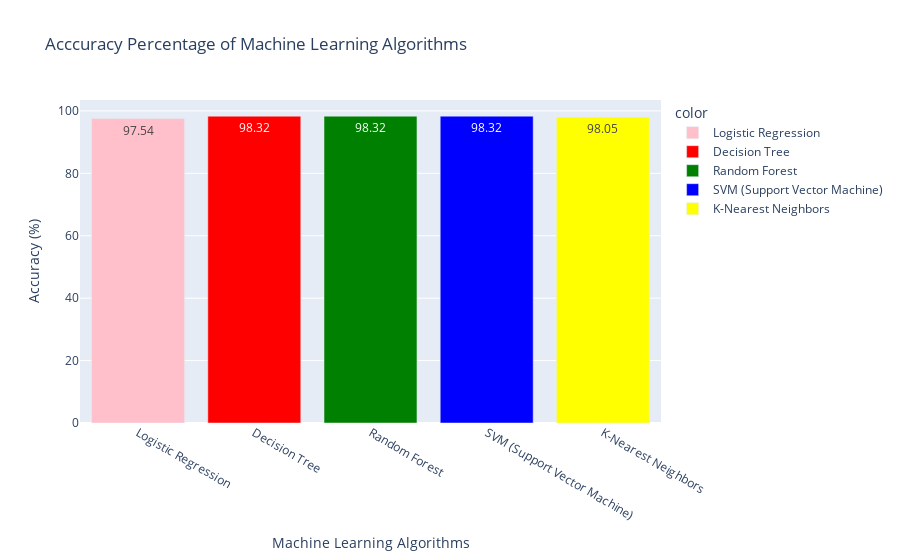

Notebook code for this chart:
### Markdown cell above
### Visualising accuracy of our ML Algorithms

### Code cell
# Visualisation of our ML algorithms

fig = px.bar(x = ['Logistic Regression','Decision Tree', 'Random Forest', 'SVM (Support Vector Machine)', 'K-Nearest Neighbors'],
             y = [97.54, 98.32, 98.32, 98.32, 98.05],
             text = [97.54, 98.32, 98.32, 98.32, 98.05],
             labels = {'x': 'Machine Learning Algorithms', 'y':'Accuracy (%)'},
             title = "Acccuracy Percentage of Machine Learning Algorithms",
             color = ['Logistic Regression','Decision Tree', 'Random Forest', 'SVM (Support Vector Machine)', 'K-Nearest Neighbors'],
            color_discrete_sequence=['pink', 'red', 'green', 'blue', 'yellow' ])
fig.show()

### Figure 1 — Plotly figure (JSON) as saved in the notebook; plotly's stock layout.template omitted (floating-point values rounded to 4 significant figures)
{"data": [{"alignmentgroup": "True", "hovertemplate": "color=Logistic Regression<br>Machine Learning Algorithms=%{x}<br>Accuracy (%)=%{y}<br>text=%{text}<extra></extra>", "legendgroup": "Logistic Regression", "marker": {"color": "pink", "pattern": {"shape": ""}}, "name": "Logistic Regression", "offsetgroup": "Logistic Regression", "orientation": "v", "showlegend": true, "text": [97.54], "textposition": "auto", "type": "bar", "x": ["Logistic Regression"], "xaxis": "x", "y": [97.54], "yaxis": "y"}, {"alignmentgroup": "True", "hovertemplate": "color=Decision Tree<br>Machine Learning Algorithms=%{x}<br>Accuracy (%)=%{y}<br>text=%{text}<extra></extra>", "legendgroup": "Decision Tree", "marker": {"color": "red", "pattern": {"shape": ""}}, "name": "Decision Tree", "offsetgroup": "Decision Tree", "orientation": "v", "showlegend": true, "text": [98.32], "textposition": "auto", "type": "bar", "x": ["Decision Tree"], "xaxis": "x", "y": [98.32], "yaxis": "y"}, {"alignmentgroup": "True", "hovertemplate": "color=Random Forest<br>Machine Learning Algorithms=%{x}<br>Accuracy (%)=%{y}<br>text=%{text}<extra></extra>", "legendgroup": "Random Forest", "marker": {"color": "green", "pattern": {"shape": ""}}, "name": "Random Forest", "offsetgroup": "Random Forest", "orientation": "v", "showlegend": true, "text": [98.32], "textposition": "auto", "type": "bar", "x": ["Random Forest"], "xaxis": "x", "y": [98.32], "yaxis": "y"}, {"alignmentgroup": "True", "hovertemplate": "color=SVM (Support Vector Machine)<br>Machine Learning Algorithms=%{x}<br>Accuracy (%)=%{y}<br>text=%{text}<extra></extra>", "legendgroup": "SVM (Support Vector Machine)", "marker": {"color": "blue", "pattern": {"shape": ""}}, "name": "SVM (Support Vector Machine)", "offsetgroup": "SVM (Support Vector Machine)", "orientation": "v", "showlegend": true, "text": [98.32], "textposition": "auto", "type": "bar", "x": ["SVM (Support Vector Machine)"], "xaxis": "x", "y": [98.32], "yaxis": "y"}, {"alignmentgroup": "True", "hovertemplate": "color=K-Nearest Neighbors<br>Machine Learning Algorithms=%{x}<br>Accuracy (%)=%{y}<br>text=%{text}<extra></extra>", "legendgroup": "K-Nearest Neighbors", "marker": {"color": "yellow", "pattern": {"shape": ""}}, "name": "K-Nearest Neighbors", "offsetgroup": "K-Nearest Neighbors", "orientation": "v", "showlegend": true, "text": [98.05], "textposition": "auto", "type": "bar", "x": ["K-Nearest Neighbors"], "xaxis": "x", "y": [98.05], "yaxis": "y"}], "layout": {"barmode": "relative", "legend": {"title": {"text": "color"}, "tracegroupgap": 0}, "title": {"text": "Acccuracy Percentage of Machine Learning Algorithms"}, "xaxis": {"anchor": "y", "domain": [0, 1], "title": {"text": "Machine Learning Algorithms"}}, "yaxis": {"anchor": "x", "domain": [0, 1], "title": {"text": "Accuracy (%)"}}}}
